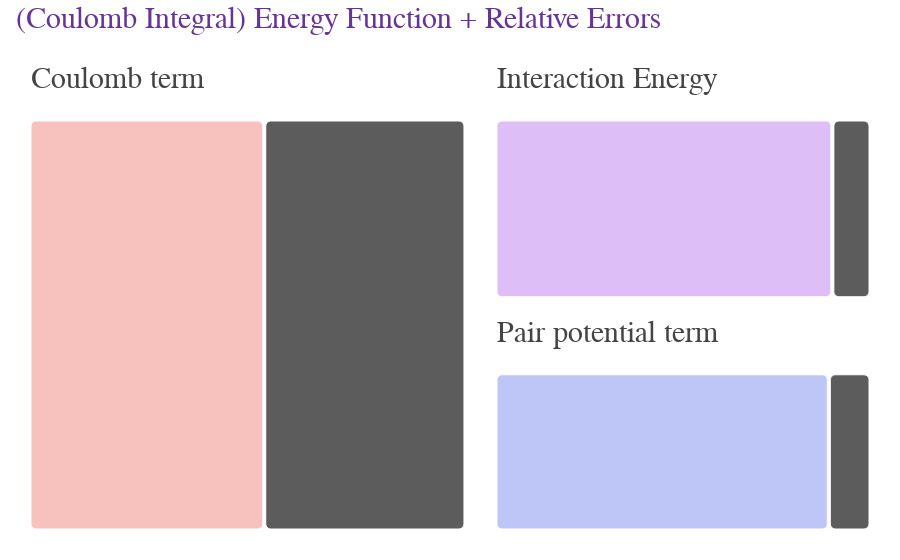

Notebook source saved alongside this figure:
### Code cell
fig = px.treemap(df, 
                 path=[px.Constant("(Coulomb Integral)\nEnergy Function + Relative Errors"), 'method', "type",], 
                 values="value",
                color='error',
                 color_discrete_map={'(?)':'#ffffff', 
                                     '': '#5c5c5c', 
                                     'ECOL':'#f7c1be', 
                                     'LJ':'#bec6f7',
                                    "intE": '#debef7'}
                # root_color="lightgrey"
                )
fig.update_layout(
    font=dict(
        family="Arial, monospace",
        size=FONTSIZE,  # Set the font size here
        color="RebeccaPurple"
    ))
fig.update_layout(margin = dict(t=1, l=1, r=1, b=1))


fig.update_traces(marker=dict(cornerradius=5))
# fig.write_image("pc_coulomb.png")

### Figure 1 — Plotly figure (JSON) as saved in the notebook; plotly's stock layout.template omitted (floating-point values rounded to 4 significant figures)
{"data": [{"branchvalues": "total", "customdata": [[""], ["ECOL"], ["LJ"], [""], [""], ["intE"], ["(?)"], ["(?)"], ["(?)"], ["(?)"]], "domain": {"x": [0, 1], "y": [0, 1]}, "hovertemplate": "labels=%{label}<br>value=%{value}<br>parent=%{parent}<br>id=%{id}<br>error=%{customdata[0]}<extra></extra>", "ids": ["(Coulomb Integral)\nEnergy Function + Relative Errors/Interaction Energy/", "(Coulomb Integral)\nEnergy Function + Relative Errors/Coulomb term/ ", "(Coulomb Integral)\nEnergy Function + Relative Errors/Pair potential term/ ", "(Coulomb Integral)\nEnergy Function + Relative Errors/Coulomb term/", "(Coulomb Integral)\nEnergy Function + Relative Errors/Pair potential term/", "(Coulomb Integral)\nEnergy Function + Relative Errors/Interaction Energy/ ", "(Coulomb Integral)\nEnergy Function + Relative Errors/Coulomb term", "(Coulomb Integral)\nEnergy Function + Relative Errors/Interaction Energy", "(Coulomb Integral)\nEnergy Function + Relative Errors/Pair potential term", "(Coulomb Integral)\nEnergy Function + Relative Errors"], "labels": ["", " ", " ", "", "", " ", "Coulomb term", "Interaction Energy", "Pair potential term", "(Coulomb Integral)\nEnergy Function + Relative Errors"], "marker": {"colors": ["#5c5c5c", "#f7c1be", "#bec6f7", "#5c5c5c", "#5c5c5c", "#debef7", "#ffffff", "#ffffff", "#ffffff", "#ffffff"], "cornerradius": 5}, "name": "", "parents": ["(Coulomb Integral)\nEnergy Function + Relative Errors/Interaction Energy", "(Coulomb Integral)\nEnergy Function + Relative Errors/Coulomb term", "(Coulomb Integral)\nEnergy Function + Relative Errors/Pair potential term", "(Coulomb Integral)\nEnergy Function + Relative Errors/Coulomb term", "(Coulomb Integral)\nEnergy Function + Relative Errors/Pair potential term", "(Coulomb Integral)\nEnergy Function + Relative Errors/Interaction Energy", "(Coulomb Integral)\nEnergy Function + Relative Errors", "(Coulomb Integral)\nEnergy Function + Relative Errors", "(Coulomb Integral)\nEnergy Function + Relative Errors", ""], "type": "treemap", "values": [6, 70, 48, 60, 6, 53, 130, 59, 54, 243]}], "layout": {"font": {"color": "RebeccaPurple", "family": "Arial, monospace", "size": 30}, "legend": {"tracegroupgap": 0}, "margin": {"b": 1, "l": 1, "r": 1, "t": 1}}}
